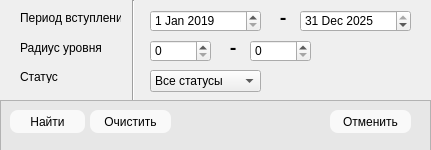
<?xml version="1.0" encoding="UTF-8"?>
<ui version="4.0">
 <class>Dialog</class>
 <widget class="QDialog" name="Dialog">
  <property name="geometry">
   <rect>
    <x>0</x>
    <y>0</y>
    <width>431</width>
    <height>150</height>
   </rect>
  </property>
  <property name="windowTitle">
   <string>Поиск</string>
  </property>
  <property name="windowIcon">
   <iconset>
    <normaloff>../icons/search.png</normaloff>../icons/search.png</iconset>
  </property>
  <widget class="Line" name="line">
   <property name="geometry">
    <rect>
     <x>123</x>
     <y>0</y>
     <width>20</width>
     <height>101</height>
    </rect>
   </property>
   <property name="orientation">
    <enum>Qt::Vertical</enum>
   </property>
  </widget>
  <widget class="QFrame" name="frame">
   <property name="geometry">
    <rect>
     <x>0</x>
     <y>100</y>
     <width>431</width>
     <height>51</height>
    </rect>
   </property>
   <property name="styleSheet">
    <string notr="true">background-color: rgb(231, 231, 231);</string>
   </property>
   <property name="frameShape">
    <enum>QFrame::StyledPanel</enum>
   </property>
   <property name="frameShadow">
    <enum>QFrame::Raised</enum>
   </property>
   <widget class="QPushButton" name="pushButton">
    <property name="geometry">
     <rect>
      <x>90</x>
      <y>10</y>
      <width>81</width>
      <height>23</height>
     </rect>
    </property>
    <property name="styleSheet">
     <string notr="true">background-color: rgb(249, 249, 249);
border-radius: 8px;
color: rgb(0, 0, 0);</string>
    </property>
    <property name="text">
     <string>Очистить</string>
    </property>
    <property name="icon">
     <iconset>
      <normaloff>../icons/clear.png</normaloff>../icons/clear.png</iconset>
    </property>
   </widget>
   <widget class="QPushButton" name="pushButton_2">
    <property name="geometry">
     <rect>
      <x>10</x>
      <y>10</y>
      <width>75</width>
      <height>23</height>
     </rect>
    </property>
    <property name="styleSheet">
     <string notr="true">background-color: rgb(249, 249, 249);
border-radius: 8px;
color: rgb(0, 0, 0);</string>
    </property>
    <property name="text">
     <string>Найти</string>
    </property>
    <property name="icon">
     <iconset>
      <normaloff>../icons/search.png</normaloff>../icons/search.png</iconset>
    </property>
   </widget>
   <widget class="QPushButton" name="pushButton_3">
    <property name="geometry">
     <rect>
      <x>330</x>
      <y>10</y>
      <width>81</width>
      <height>23</height>
     </rect>
    </property>
    <property name="styleSheet">
     <string notr="true">background-color: rgb(249, 249, 249);
border-radius: 8px;
color: rgb(0, 0, 0);</string>
    </property>
    <property name="text">
     <string>Отменить</string>
    </property>
    <property name="icon">
     <iconset>
      <normaloff>../icons/cancel.png</normaloff>../icons/cancel.png</iconset>
    </property>
   </widget>
  </widget>
  <widget class="QLabel" name="label_2">
   <property name="geometry">
    <rect>
     <x>20</x>
     <y>40</y>
     <width>91</width>
     <height>16</height>
    </rect>
   </property>
   <property name="text">
    <string>Радиус уровня</string>
   </property>
  </widget>
  <widget class="QSpinBox" name="spinBox">
   <property name="geometry">
    <rect>
     <x>150</x>
     <y>40</y>
     <width>61</width>
     <height>22</height>
    </rect>
   </property>
   <property name="styleSheet">
    <string notr="true"/>
   </property>
   <property name="maximum">
    <number>31</number>
   </property>
  </widget>
  <widget class="QSpinBox" name="spinBox_2">
   <property name="geometry">
    <rect>
     <x>250</x>
     <y>40</y>
     <width>61</width>
     <height>22</height>
    </rect>
   </property>
   <property name="maximum">
    <number>31</number>
   </property>
  </widget>
  <widget class="QLabel" name="label_3">
   <property name="geometry">
    <rect>
     <x>230</x>
     <y>40</y>
     <width>16</width>
     <height>16</height>
    </rect>
   </property>
   <property name="font">
    <font>
     <family>Calibri</family>
     <pointsize>15</pointsize>
     <weight>75</weight>
     <bold>true</bold>
    </font>
   </property>
   <property name="text">
    <string>-</string>
   </property>
  </widget>
  <widget class="QComboBox" name="comboBox_2">
   <property name="geometry">
    <rect>
     <x>150</x>
     <y>70</y>
     <width>111</width>
     <height>22</height>
    </rect>
   </property>
   <item>
    <property name="text">
     <string>Все статусы</string>
    </property>
   </item>
   <item>
    <property name="text">
     <string>Активен</string>
    </property>
   </item>
   <item>
    <property name="text">
     <string>Неактивен</string>
    </property>
   </item>
   <item>
    <property name="text">
     <string>В отпуске</string>
    </property>
   </item>
  </widget>
  <widget class="QLabel" name="label_4">
   <property name="geometry">
    <rect>
     <x>20</x>
     <y>70</y>
     <width>47</width>
     <height>13</height>
    </rect>
   </property>
   <property name="text">
    <string>Статус</string>
   </property>
  </widget>
  <widget class="QLabel" name="label_5">
   <property name="geometry">
    <rect>
     <x>20</x>
     <y>10</y>
     <width>101</width>
     <height>16</height>
    </rect>
   </property>
   <property name="text">
    <string>Период вступления</string>
   </property>
  </widget>
  <widget class="QDateEdit" name="dateEdit">
   <property name="geometry">
    <rect>
     <x>150</x>
     <y>10</y>
     <width>111</width>
     <height>22</height>
    </rect>
   </property>
   <property name="date">
    <date>
     <year>2019</year>
     <month>1</month>
     <day>1</day>
    </date>
   </property>
  </widget>
  <widget class="QDateEdit" name="dateEdit_2">
   <property name="geometry">
    <rect>
     <x>300</x>
     <y>10</y>
     <width>111</width>
     <height>22</height>
    </rect>
   </property>
   <property name="date">
    <date>
     <year>2025</year>
     <month>12</month>
     <day>31</day>
    </date>
   </property>
  </widget>
  <widget class="QLabel" name="label_6">
   <property name="geometry">
    <rect>
     <x>280</x>
     <y>10</y>
     <width>16</width>
     <height>16</height>
    </rect>
   </property>
   <property name="font">
    <font>
     <family>Calibri</family>
     <pointsize>15</pointsize>
     <weight>75</weight>
     <bold>true</bold>
    </font>
   </property>
   <property name="text">
    <string>-</string>
   </property>
  </widget>
 </widget>
 <resources/>
 <connections/>
</ui>
